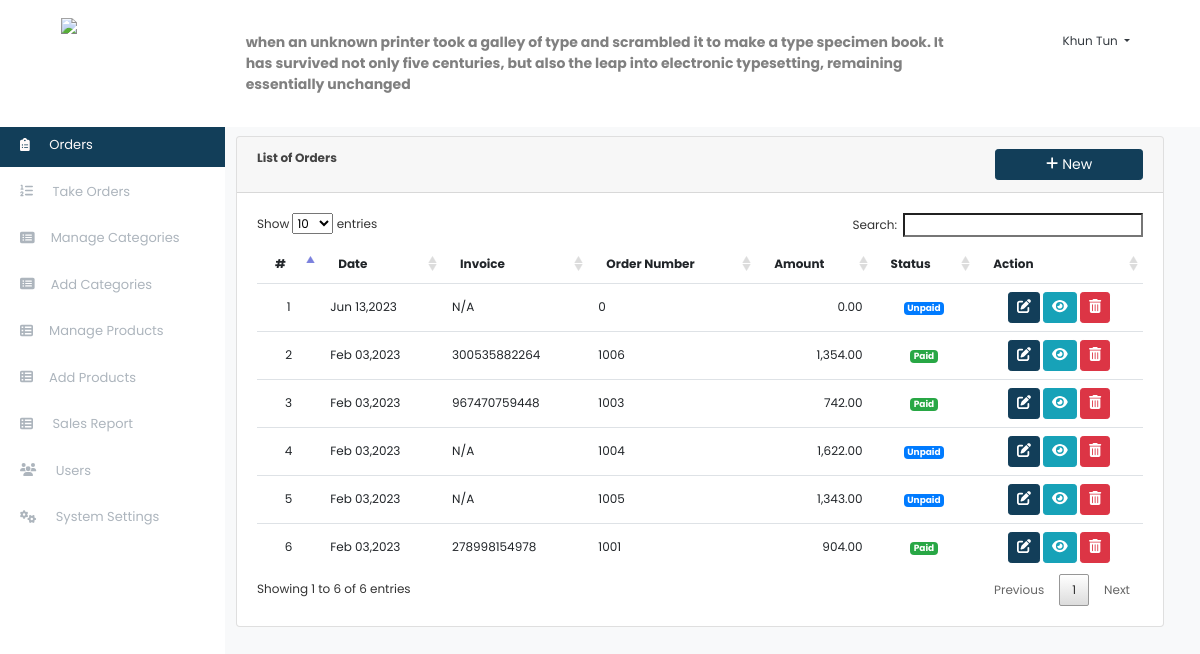
The page /index.php?page=orders (signed in) on the database its author committed.
### tables this page shows
CREATE TABLE `orders` (
  `id` int(11) NOT NULL,
  `ref_no` varchar(50) NOT NULL,
  `total_amount` float NOT NULL,
  `amount_tendered` float NOT NULL,
  `order_number` int(30) NOT NULL,
  `date_created` datetime NOT NULL DEFAULT current_timestamp()
);

### orders.php (the view, shortened to what this page needs)
<?php include('db_connect.php');?>
<div class="container-fluid">
	<div class="col-lg-12">
		<div class="row">
			<div class="col-md-12">
				<div class="card">
					<div class="card-header">
						<b>List of Orders </b>
						<span class="float:right"><a class="btn btn-primary btn-sm col-sm-2 float-right" href="billing/index.php" id="new_order">
					<i class="fa fa-plus"></i> New
				</a></span>
					</div>
					<div class="card-body">
						<table class="table table-hover">
							<thead>
								<tr>
									<th>#</th>
									<th>Date</th>
									<th>Invoice</th>
									<th>Order Number</th>
									<th>Amount</th>
									<th>Status</th>
									<th>Action</th>
								</tr>
							</thead>
							<tbody>
								<?php
								$i = 1;
								$order = $conn->query("SELECT * FROM orders order by unix_timestamp(date_created) desc ");
								while($row=$order->fetch_assoc()):
								?>
								<tr>
									<td class="text-center"><?php echo $i++ ?></td>
									<td>
										<p> <?php echo date("M d,Y",strtotime($row['date_created'])) ?></p>
									</td>
									<td>
										<p> <?php echo $row['amount_tendered'] > 0 ? $row['ref_no'] : 'N/A' ?></p>
									</td>
									<td>
										<p><?php echo $row['order_number'] ?></p>
									</td>
									<td>
										<p class="text-right"> <?php echo number_format($row['total_amount'],2) ?></p>
									</td>
									<td class="text-center">
										<?php if($row['amount_tendered'] > 0): ?>
											<span class="badge badge-success">Paid</span>
										<?php else: ?>
											<span class="badge badge-primary">Unpaid</span>
										<?php endif; ?>
									</td>
									<td class="text-center">
										<button class="btn btn-sm btn-primary " type="button" onclick="location.href='billing/index.php?id=<?php echo $row['id'] ?>'" data-id="<?php echo $row['id'] ?>" ><i class="fa fa-edit"></i></button>
										<button class="btn btn-sm btn-info view_order" type="button" data-id="<?php echo $row['id'] ?>"><i class="fa fa-eye"></i></button>
										<button class="btn btn-sm btn-danger delete_order" type="button" data-id="<?php echo $row['id'] ?>"><i class="fa fa-trash-alt"></i></button>
									</td>
								</tr>
								<?php endwhile; ?>
							</tbody>
						</table>
					</div>
				</div>
			</div>
		</div>
	</div>
</div>

### index.php (shortened to what this page needs)
<!DOCTYPE html>
<html lang="en">
<head>
<?php
 include('./header.php');
 ?>
</head>
<body>
	<?php include 'topbar.php' ?>
	<?php include 'navbar.php' ?>
  <main id="view-panel" >
      <?php $page = isset($_GET['page']) ? $_GET['page'] :'home'; ?>
  	<?php include $page.'.php' ?>
  </main>
</body>
</html>

### header.php (shortened to what this page needs)
  <link rel="stylesheet" href="assets/font-awesome/css/all.min.css">
<link href="assets/vendor/bootstrap/css/bootstrap.min.css"  rel="stylesheet">
<link href="assets/vendor/icofont/icofont.min.css" rel="stylesheet">
<link href="assets/vendor/boxicons/css/boxicons.min.css" rel="stylesheet">
<link href="assets/vendor/venobox/venobox.css" rel="stylesheet">
<link href="assets/vendor/animate.css/animate.min.css" rel="stylesheet">
<link href="assets/vendor/remixicon/remixicon.css" rel="stylesheet">
<link href="assets/vendor/owl.carousel/assets/owl.carousel.min.css" rel="stylesheet">
<link href="assets/vendor/bootstrap-datepicker/css/bootstrap-datepicker.min.css" rel="stylesheet">
<link href="assets/DataTables/datatables.min.css" rel="stylesheet">
<link href="assets/css/jquery.datetimepicker.min.css" rel="stylesheet">
<link href="assets/css/select2.min.css" rel="stylesheet">
<link href="assets/css/style.css" rel="stylesheet">
<link type="text/css" rel="stylesheet" href="assets/css/jquery-te-1.4.0.css">

### topbar.php (shortened to what this page needs)
<nav class="navbar navbar-light fixed-top bg-white">
  <div class="container-fluid mt-2 mb-2">
  	<div class="col-lg-12">
      <div class="col-md-2 float-left text-dark">
         <img src="assets/uploads/logos.png" width="150px">
      </div>
       <div class="col-md-8 float-left text-dark mt-3">
     <p style="color: gray; font-size: 14px;"><b>when an unknown printer took a galley of type and scrambled it to make a type specimen book. It has survived not only five centuries, but also the leap into electronic typesetting, remaining essentially unchanged</b></p>
      </div>
	  	<div class="float-right mt-3">
        <div class=" dropdown mr-4">
            <a href="#" class="text-dark dropdown-toggle"  id="account_settings" data-toggle="dropdown" aria-haspopup="true" aria-expanded="false"><?php echo $_SESSION['login_name'] ?> </a>
        </div>
      </div>
  </div>
</nav>

### navbar.php (shortened to what this page needs)
<nav id="sidebar" class='mx-lt-5 bg-white' >
		<div class="sidebar-list">
			<a href="index.php?page=home" class="nav-item nav-home"><span class='icon-field'><i class="fa fa-tachometer-alt mr-3"></i></span> Dashboard</a>
			<a href="index.php?page=orders" class="nav-item nav-orders"><span class='icon-field'><i class="fa fa-clipboard-list mr-3"></i></span> Orders</a>
			<a href="billing/index.php" class="nav-item nav-takeorders"><span class='icon-field'><i class="fa fa-list-ol mr-3"></i></span> Take Orders</a>
			<?php if($_SESSION['login_type'] == 1): ?>
			<a href="index.php?page=categories" class="nav-item nav-categories"><span class='icon-field'><i class="fa fa-list-alt mr-3"></i></span>Manage Categories</a>
			<a href="index.php?page=add-category" class="nav-item nav-categories"><span class='icon-field'><i class="fa fa-list-alt mr-3"></i></span>Add Categories</a>
			<a href="index.php?page=products" class="nav-item nav-products"><span class='icon-field'><i class="fa fa-th-list mr-3"></i></span>Manage Products</a>
				<a href="index.php?page=add-product" class="nav-item nav-products"><span class='icon-field'><i class="fa fa-th-list mr-3"></i></span>Add Products</a>
			<?php endif; ?>
			<a href="index.php?page=sales_report" class="nav-item nav-sales_report"><span class='icon-field'><i class="fa fa-th-list mr-3"></i></span> Sales Report</a>
			<?php if($_SESSION['login_type'] == 1): ?>
			<a href="index.php?page=users" class="nav-item nav-users"><span class='icon-field'><i class="fa fa-users mr-3"></i></span> Users</a>
			<a href="index.php?page=site_settings" class="nav-item nav-site_settings"><span class='icon-field'><i class="fa fa-cogs mr-3" ></i></span> System Settings</a>
			<?php endif; ?>
		</div>
</nav>

### assets/css/style.css (style rules this page uses)
body { font-family:Poppins, Helvetica, "sans-serif"; color: #444444; width: 100%; height: calc(100%); font-size: 12px; }
a { color: #1977cc; }
nav#sidebar { height: calc(100%); position: fixed; z-index: 99; left: 0; width: 225px; font-size: 13px; top: 5.9em; }
a.nav-item { position: relative; display: block; padding: .75rem 1.25rem; margin-bottom: 3px; background-color: #ffffffc4; color: #adb5bd; font-weight: 400; }
.nav-item.active, .nav-item.active:hover { background-color: #123e59; color: #fffafa; }
main#view-panel { margin-left: 200px; width:calc(100% - 200px); margin-top: 6.8em; padding: .5em }
.btn-primary, .btn-primary:hover { background-color: #123e59; border-color: #123e59; }
table.dataTable.no-footer { border: 0 !important; }
.table td, .table th { border-bottom: 1px solid #dee2e6; border-bottom: 0; }
table.dataTable thead th, table.dataTable thead td { border-bottom: 0px solid #111; border: 0; }

### index.php (style rules this page uses)
body { background: #f8f9fa; }

### orders.php (style rules this page uses)
td { vertical-align: middle !important; }
td p { margin: unset }
img { max-width:100px; max-height: :150px; }

### rows shown on the page
orders: date_created "Jun 13,2023", amount_tendered "N/A", order_number "0", total_amount "0.00"
orders: date_created "Feb 03,2023", ref_no "300535882264", order_number "1006", total_amount "1,354.00", amount_tendered "Paid"
orders: date_created "Feb 03,2023", ref_no "967470759448", order_number "1003", total_amount "742.00", amount_tendered "Paid"
orders: date_created "Feb 03,2023", amount_tendered "N/A", order_number "1004", total_amount "1,622.00"
orders: date_created "Feb 03,2023", amount_tendered "N/A", order_number "1005", total_amount "1,343.00"
orders: date_created "Feb 03,2023", ref_no "278998154978", order_number "1001", total_amount "904.00", amount_tendered "Paid"

### other values the page prints
$_SESSION['login_name'] "Khun Tun"
